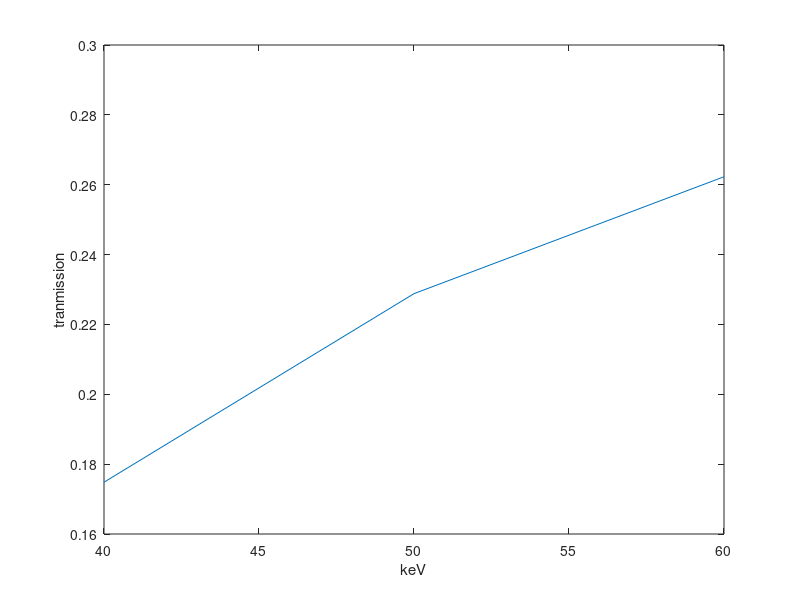

The MATLAB source for this figure:
% formulas:
% values:
% constants: https://physics.nist.gov/PhysRefData/XrayMassCoef/tab2.html

% Energy / MeV
E = [1.00000E-03 1.50000E-03 2.00000E-03 3.00000E-03 4.00000E-03 5.00000E-03 6.00000E-03 8.00000E-03 1.00000E-02 1.50000E-02 2.00000E-02 3.00000E-02 4.00000E-02 5.00000E-02 6.00000E-02 8.00000E-02 1.00000E-01 1.50000E-01 2.00000E-01 3.00000E-01 4.00000E-01 5.00000E-01 6.00000E-01 8.00000E-01 1.00000E+00 1.25000E+00 1.50000E+00 2.00000E+00 3.00000E+00 4.00000E+00 5.00000E+00 6.00000E+00 8.00000E+00 1.00000E+01 1.50000E+01 2.00000E+01];
% X-ray mass attenuation coefficient mu/rho / (cm^2/g)
mu_over_rho = [4.078E+03 1.376E+03 6.173E+02 1.929E+02 8.278E+01 4.258E+01 2.464E+01 1.037E+01 5.329E+00 1.673E+00 8.096E-01 3.756E-01 2.683E-01 2.269E-01 2.059E-01 1.837E-01 1.707E-01 1.505E-01 1.370E-01 1.186E-01 1.061E-01 9.687E-02 8.956E-02 7.865E-02 7.072E-02 6.323E-02 5.754E-02 4.942E-02 3.969E-02 3.403E-02 3.031E-02 2.770E-02 2.429E-02 2.219E-02 1.941E-02 1.813E-02];

% transmission I/I_0 = exp( - mu * t )
t = 6.5; % thickness / cm
rho = 1E+00; % density / (g/cm^3)
trans = exp( - mu_over_rho * rho * t );

%% Figure
x = 1:numel(E);
x = 13:15;
figure( 'Name', 'transmission of water' )
plot( 1000 * E(x), trans(x) )
xlabel( 'keV' )
ylabel( 'tranmission' )

%% discrete values similiar to Henke
x = [7 8 9 11 12];
E_eV = E(x) * 1e6;
disp(  E_eV );
disp( trans(x) )